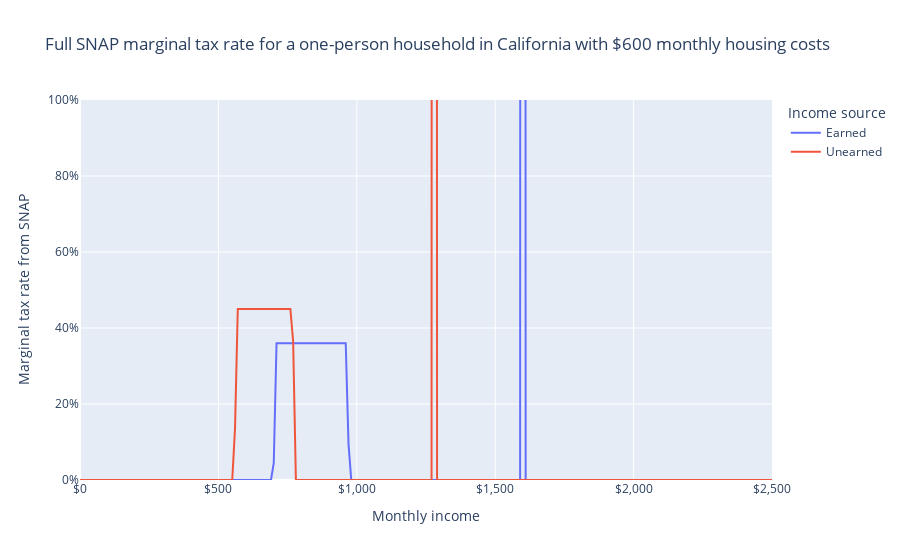

Source (notebook cell):
### Markdown cell above
While the SNAP marginal tax rate is 36% for employment income between \$710 and \$960, it is 45% for dividend income between \$570 and \$760.

### Code cell
fig = px.line(
    emp_div_df[emp_div_df.allotment == "Full"],
    "income",
    "mtr",
    color="income_source",
    labels=LABELS,
    title="Full SNAP marginal tax rate for a one-person household in California with $600 monthly housing costs",
)
fig.update_layout(
    xaxis_tickformat="$,", yaxis_tickformat=".0%", yaxis_range=[0, 1]
)
fig.show()

### Figure 1 — Plotly figure (JSON) as saved in the notebook; plotly's stock layout.template omitted (floating-point values rounded to 4 significant figures; data arrays with more than 128 entries replaced by an {"elided": "..."} marker saying what was removed)
{"data": [{"hovertemplate": "Income source=Earned<br>Monthly income=%{x}<br>Marginal tax rate from SNAP=%{y}<extra></extra>", "legendgroup": "Earned", "line": {"color": "#636efa", "dash": "solid"}, "marker": {"symbol": "circle"}, "mode": "lines", "name": "Earned", "orientation": "v", "showlegend": true, "type": "scatter", "x": {"elided": "251 int values"}, "xaxis": "x", "y": {"elided": "251 float values"}, "yaxis": "y"}, {"hovertemplate": "Income source=Unearned<br>Monthly income=%{x}<br>Marginal tax rate from SNAP=%{y}<extra></extra>", "legendgroup": "Unearned", "line": {"color": "#EF553B", "dash": "solid"}, "marker": {"symbol": "circle"}, "mode": "lines", "name": "Unearned", "orientation": "v", "showlegend": true, "type": "scatter", "x": {"elided": "251 int values"}, "xaxis": "x", "y": {"elided": "251 float values"}, "yaxis": "y"}], "layout": {"legend": {"title": {"text": "Income source"}, "tracegroupgap": 0}, "title": {"text": "Full SNAP marginal tax rate for a one-person household in California with $600 monthly housing costs"}, "xaxis": {"anchor": "y", "domain": [0, 1], "tickformat": "$,", "title": {"text": "Monthly income"}}, "yaxis": {"anchor": "x", "domain": [0, 1], "range": [0, 1], "tickformat": ".0%", "title": {"text": "Marginal tax rate from SNAP"}}}}
